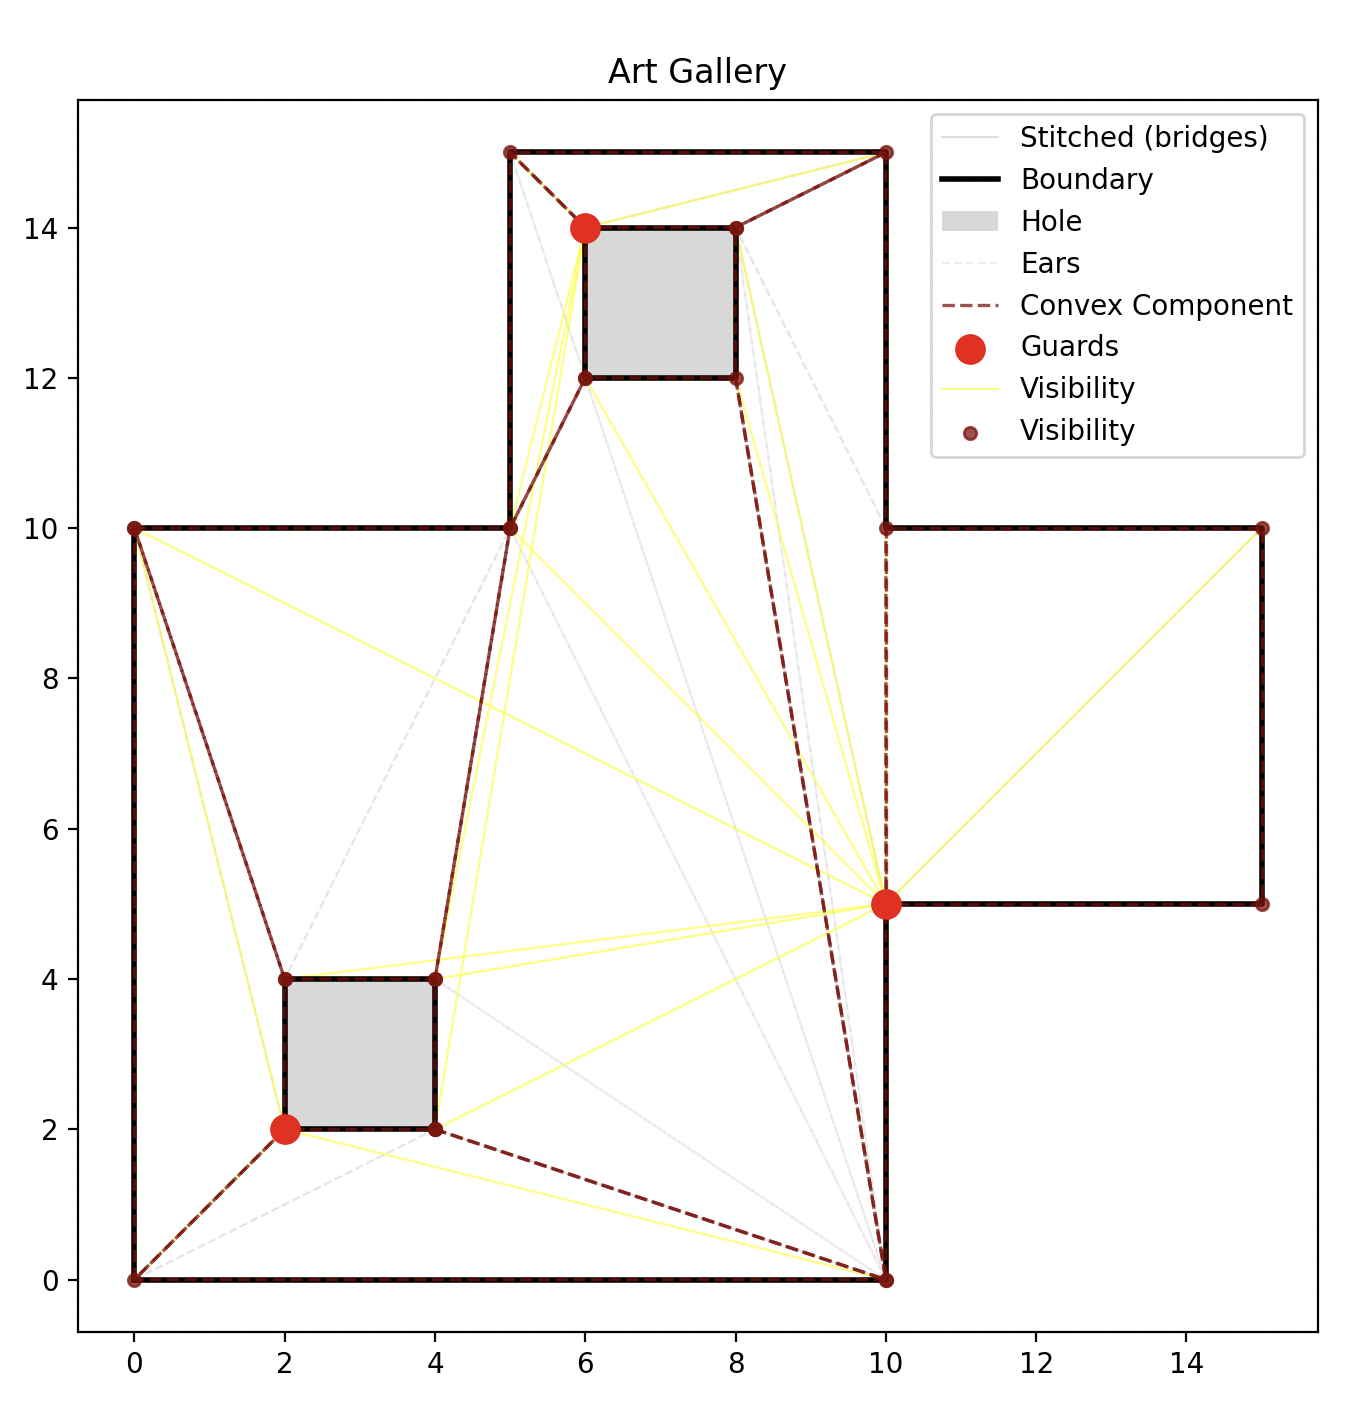

The Python source for this figure:
from __future__ import annotations

from art import ArtGallery
from designer import Designer

if __name__ == "__main__":
    gallery = ArtGallery(
        {
            "polygon": [
                ["0.0", "0.0"],
                ["10.0", "0.0"],
                ["10.0", "5.0"],
                ["15.0", "5.0"],
                ["15.0", "10.0"],
                ["10.0", "10.0"],
                ["10.0", "15.0"],
                ["5.0", "15.0"],
                ["5.0", "10.0"],
                ["0.0", "10.0"],
            ],
            "holes": [
                [
                    ["2.0", "4.0"],
                    ["4.0", "4.0"],
                    ["4.0", "2.0"],
                    ["2.0", "2.0"],
                ],
                [
                    ["6.0", "14.0"],
                    ["8.0", "14.0"],
                    ["8.0", "12.0"],
                    ["6.0", "12.0"],
                ],
            ],
        }
    )
    print(gallery)

    print(f"\nFound {len(gallery.convex_components)} convex components")
    print(f"Found {len(gallery.guards)} potential guard positions")
    Designer(drawable=gallery).plot()
